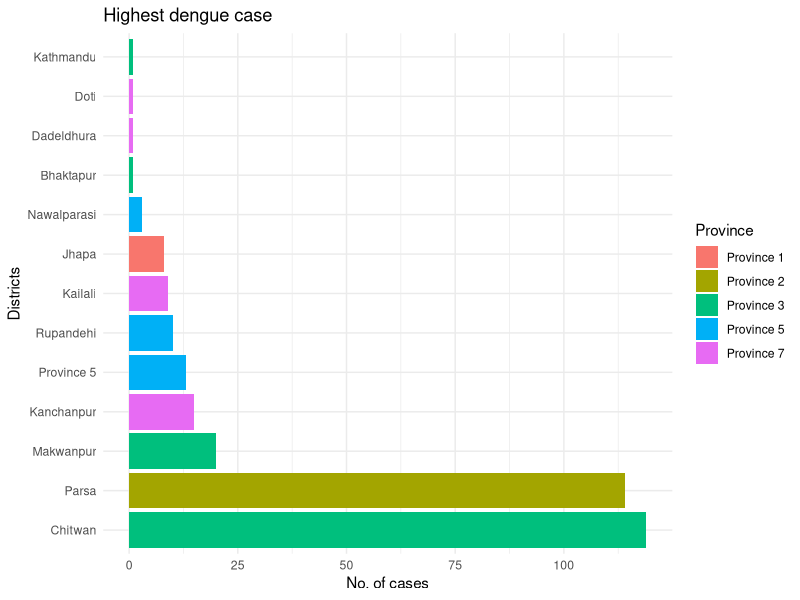
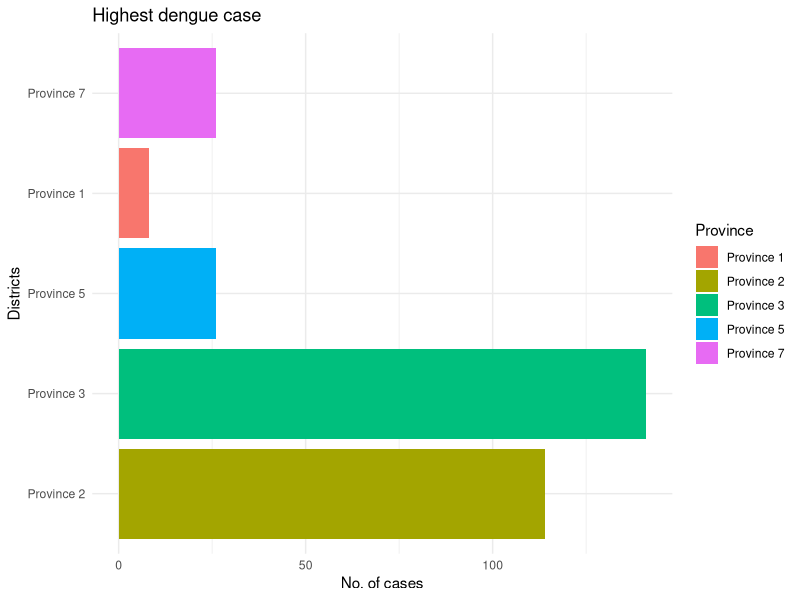
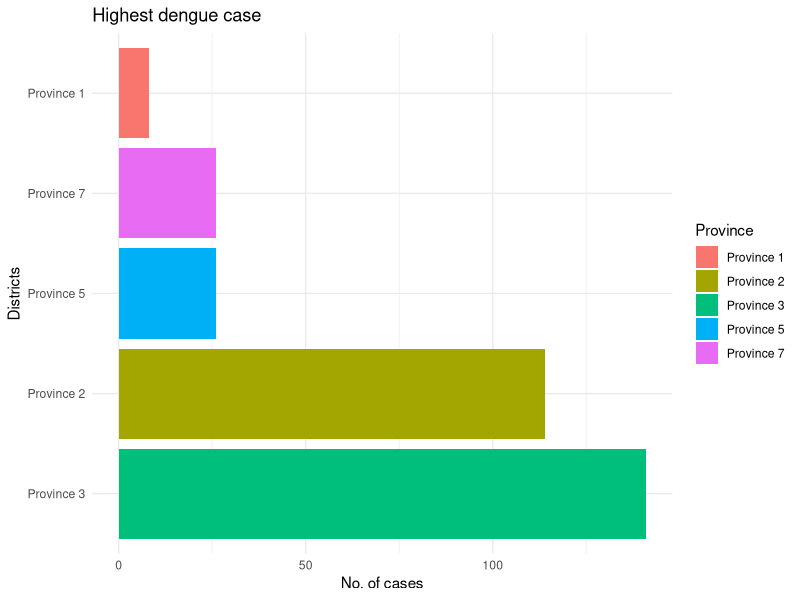

Generate these figures, in order, with R:
## ---- chunk 1
knitr::opts_chunk$set(echo = TRUE)
## ---- chunk 2
knitr::opts_chunk$set(
	echo = TRUE,
	message = FALSE,
	warning = FALSE
)
## ---- chunk 3
library(readxl)
library(dplyr)
## ---- chunk 4
province_1 <- read_excel("./data/dengue_np.xlsx", 
                      sheet ="Province 1")

province_2 <- read_excel("./data/dengue_np.xlsx",
                         sheet ="Province 2" )
province_3 <- read_excel("./data/dengue_np.xlsx",
                         sheet = "Province 3")
province_4 <- read_excel("./data/dengue_np.xlsx",
                         sheet ="Province 4" )
province_5 <- read_excel("./data/dengue_np.xlsx",
                         sheet ="Province 5" )
province_6 <- read_excel("./data/dengue_np.xlsx",
                         sheet ="Province 6" )
province_7 <- read_excel("./data/dengue_np.xlsx",
                         sheet ="Province 7" )

nepal_province <- bind_rows(province_1,province_2,province_3,province_4,province_5,province_6,province_7)
head(nepal_province)


## ---- chunk 5
library(tidyverse)

np_province <- nepal_province %>% 
  pivot_longer(cols = 2:8 , 
               names_to = "Year" , 
               values_to = "Cases" )

np_province

## ---- chunk 6
nepal_province %>% View()
np_province %>% View()
## ---- chunk 7
library(purrr)
path<- "./data/dengue_np.xlsx"

province_df <- path %>% 
    excel_sheets() %>% 
    set_names() %>% 
    map_df(read_excel,
    path=path,
    .id="Province")


p_df<-province_df %>% 
  pivot_longer(cols=3:9, names_to = "Year", values_to = "Cases")
p_df
    
## ---- chunk 8

highest_cases_2070 <- p_df %>% 
  filter(Year==2070, Cases!=0) %>% 
  arrange(desc(Cases))
highest_cases_2070


## ---- chunk 9

library(ggplot2)
highest_cases_2070 %>% 
  ggplot(aes(x= reorder(District, -Cases), y = Cases, fill=Province))+
  geom_bar(stat="identity")+
  labs(title = "Highest dengue case",
       x = "Districts", 
       y= "No. of cases")+
  coord_flip()+
  theme_minimal()

## ---- chunk 10
highest_cases_2070 %>% 
  ggplot(aes(x= reorder(Province, -Cases), y = Cases, fill=Province))+
  geom_bar(stat="identity")+
  labs(title = "Highest dengue case",
       x = "Districts", 
       y= "No. of cases")+
  coord_flip()+
  theme_minimal()

## ---- chunk 11
highest_cases_2070 %>% 
  group_by(Province) %>% 
  summarise(dengue_cases=sum(Cases)) %>% 
  ggplot(aes(x= reorder(Province, -dengue_cases), y = dengue_cases, fill=Province))+
  geom_bar(stat="identity")+
  labs(title = "Highest dengue case",
       x = "Districts", 
       y= "No. of cases")+
  coord_flip()+
  theme_minimal()

## ---- chunk 12


## ---- chunk 13
dengue_table<-pivot_wider(p_df, names_from = "Year",
            values_from = "Cases") %>% 
  unnest()
dengue_table
## ---- chunk 14

p_name <- names(dengue_table)[3:9]

province_table<-dengue_table %>% 
  group_by(Province) %>% 
  summarise_at(p_name,sum)
province_table

